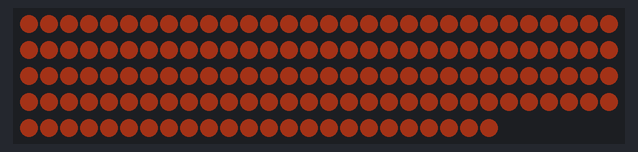
The sketch below on a simulated Arduino Uno, built with avr-gcc and run on an emulated ATmega328P. On the bench: 144 RGB LEDs in strip order, left to right, continuing on the next row. Dim RGB values are drawn brighter than linear.

Above: at 1.1 s.
At 2.1 s:
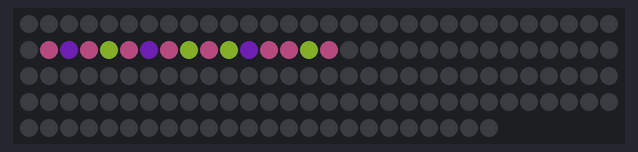
At 7.96 s:
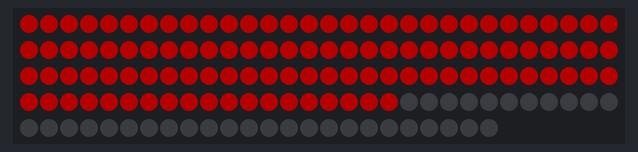
At 13.83 s:
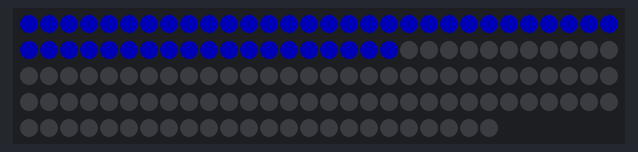
At 25.9 s:
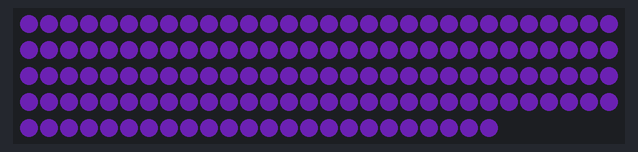
At 39.72 s:
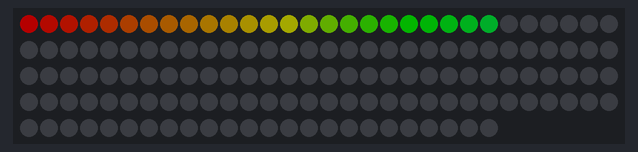

Measured:
- what the display in image 0 shows lasts 1.0 s, from 1.0 s to 2.0 s
- what the display in image 4 shows lasts 2.0 s, from 25.8 s to 27.8 s

The sketch:

tutorialHamburgTech.ino
```cpp
/* Code for FastLED video tutorial
 *  by Nils Gregersen 2017
 *  youtube: hamburgtech
 *  email: info@hamburgtech.de
 */

#include <FastLED.h>

#define LED_PIN     7
//#define CLOCK_PIN 4
#define NUM_LEDS    144
#define LED_TYPE    WS2812B
#define COLOR_ORDER GRB
#define BRIGHTNESS  64

CRGB leds[NUM_LEDS];

void setup() {
    delay(1000);
    LEDS.addLeds<LED_TYPE, LED_PIN, COLOR_ORDER>(leds, NUM_LEDS);
//  LEDS.addLeds<LED_TYPE, LED_PIN, CLOCK_PIN COLOR_ORDER>(leds, NUM_LEDS);
    FastLED.setBrightness(BRIGHTNESS);
}

void loop()
{
  FastLED.clear();
  //función para prender todos los leds
  fill_solid(leds, NUM_LEDS, CRGB(145,44,20));
  FastLED.show();
  delay(1000);
  FastLED.clear();

  //prender led individual
  leds[31] = CRGB::HotPink;
  leds[32] = CRGB::BlueViolet;
  leds[33] = CRGB::HotPink;
  leds[34] = CRGB::YellowGreen;
  leds[35] = CRGB::HotPink;
  leds[36] = CRGB::BlueViolet;
  leds[37] = CRGB::HotPink;
  leds[38] = CRGB::YellowGreen;
  leds[39] = CRGB::HotPink;
  leds[40] = CRGB::YellowGreen;
  leds[41] = CRGB::BlueViolet;
  leds[42] = CRGB::HotPink;
  leds[43] = CRGB::HotPink;
  leds[44] = CRGB::YellowGreen;
  leds[45] = CRGB::HotPink;

  FastLED.show();
  delay(1000);
  FastLED.clear();

  fill_solid(leds, NUM_LEDS, CRGB(145,44,238));
  FastLED.show();
  delay(2000);
  FastLED.clear();

  for(int i=0;i<NUM_LEDS;i++){
    leds[i].setRGB(255,0,0);
    FastLED.show();
    delay(20);
 }
  FastLED.clear();

    for(int i=0;i<NUM_LEDS;i++){
    leds[i].setRGB(0,255,0);
    FastLED.show();
    delay(20);
 }
  FastLED.clear();

    for(int i=0;i<NUM_LEDS;i++){
    leds[i].setRGB(0,0,255);
    FastLED.show();
    delay(20);
 }
  FastLED.clear();

 for(int i=0;i<NUM_LEDS;i++){
   fill_rainbow(leds,i, 0, 5);
   FastLED.show();
   delay(20);
 }
  FastLED.clear();

 for(int i=0;i<NUM_LEDS;i++){
   leds[i-2].setRGB(0,0,0);
   leds[i].setRGB(255,255,0);
   FastLED.show();
   delay(20);
 }
  FastLED.clear();
}
```
